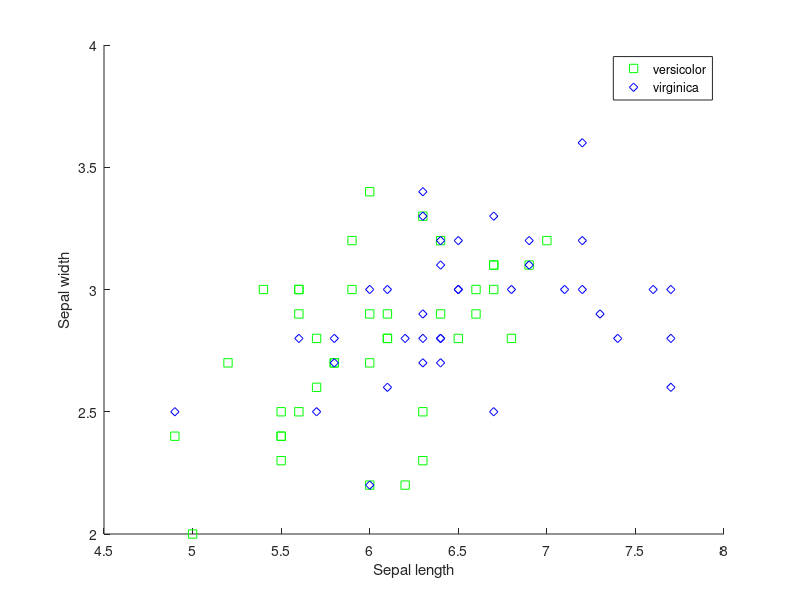

The MATLAB source for this figure:
clear all; % clear all variables from the workspace
load fisheriris;
X1=[meas(51:90,1);meas(101:140,1)]; % construct X1 which represents sepal length for training (80 samples)
X2=[meas(51:90,2);meas(101:140,2)]; % construct X2 which represents sepal width for training (80 samples)
output_training_set=[species(51:90);species(101:140)]; % construct output data representing two classes (versicolor and virginica) for training (80 samples)
gscatter(X1, X2, output_training_set,'gb','sd');
xlabel('Sepal length');
ylabel('Sepal width');
% remember the input training set is composed of X1 and X2
% Implementation of the training algorithm (gradient descendent) - See Lecture 1
% We assume C1=versicolor and C2=virginica
% initialise the parameters with random values
theta0=3.8; theta1=-2.4; theta2=4.5; 
% set the learning rate to 0.001 and the target error to 0.01
alpha=0.001; e_t=0.01; 
% set the initial error to e=12 (initially it should be greater than e_t to enter the loop);
e=12;
%  while loop. Set index i to 1 (first sample of the data)
number_of_iterations=0;
while (e>e_t && number_of_iterations <4000) % to make sure the programme leaves the loop at a certain stage
    % need to calculate the cost function e. Initialise it with zero.
    e=0;
    for i=1:length(X1),
        % find output Y for the current sample with the current system
        % parameters.
        % we need to find those positive and negative values of the output to compare with the
        % desired output. Remember that C1 in the desired output (training_set)
        % refers to positive values (versicolor). C2 refers to negative values
        % (virginica)
        Y(i)=theta0+theta1*X1(i)+theta2*X2(i); 
        % calculate delta_x (see lecture) for the current sample and then
        % update the parameters and calculate the cost function e.
        if strcmp(output_training_set(i),'versicolor') && Y(i)<0,
            delta_x=-1;
            theta0=theta0-alpha*delta_x;
            theta1=theta1-alpha*delta_x*X1(i);
            theta2=theta2-alpha*delta_x*X2(i);
            e=e+delta_x*Y(i);
        elseif strcmp(output_training_set(i),'virginica') && Y(i)>0
            delta_x=1;
            theta0=theta0-alpha*delta_x;
            theta1=theta1-alpha*delta_x*X1(i);
            theta2=theta2-alpha*delta_x*X2(i);
            e=e+delta_x*Y(i);
        end       
    end
     number_of_iterations=number_of_iterations+1;
end
% once the training is performed. The parameters of the classifier can be
% used to predict the class for the input testing set. Let's first calculate
% the classification error on the training set. 
Y=theta0+theta1*X1+theta2*X2;
error_training=0; % initialisation
for i=1:length(X1), % loop through all training samples
    if strcmp(output_training_set(i),'versicolor') && Y(i)<0, % Actual class is C1 (versicolor) but the output of classifier says C2
        error_training= error_training+1/length(X1); % add one divided by the number of training samples (to normalise the error between 0 and 1)
    elseif strcmp(output_training_set(i),'virginica') && Y(i)>0, % Actual class is C2 (virginica) but the output of classifier says C1
        error_training= error_training+1/length(X1); % add the same amount as before.
    end
end
disp('Training error is '), error_training

% Now, we can measure the performance of the classifier on the
% test set. 

X1_testing=[meas(91:100,1);meas(141:150,1)]; % construct X1 which represents sepal length for the testing (20 samples)
X2_testing=[meas(141:150,2);meas(141:150,2)]; % construct X2 which represents sepal width for the testing (20 samples)
output_testing_set=[species(91:100);species(141:150)]; % construct output data representing two classes (versicolor and virginica) for testing (20 samples)
Y_testing=theta0+theta1*X1_testing+theta2*X2_testing;
error_testing=0; % initialisation
for i=1:length(X1_testing), % loop through all test samples
    if strcmp(output_testing_set(i),'versicolor') && Y_testing(i)<0, % Actual class is C1 (versicolor) but the output of classifier says C2
        error_testing= error_testing+1/length(X1_testing); % add one divided by the number of testing samples (to normalise the error between 0 and 1)
    elseif strcmp(output_testing_set(i),'virginica') && Y_testing(i)>0, % Actual class is C2 (virginica) but the output of classifier says C1
        error_testing= error_testing+1/length(X1_testing); % add the same amount as before.
    end
end
disp('Testing error is '), error_testing

